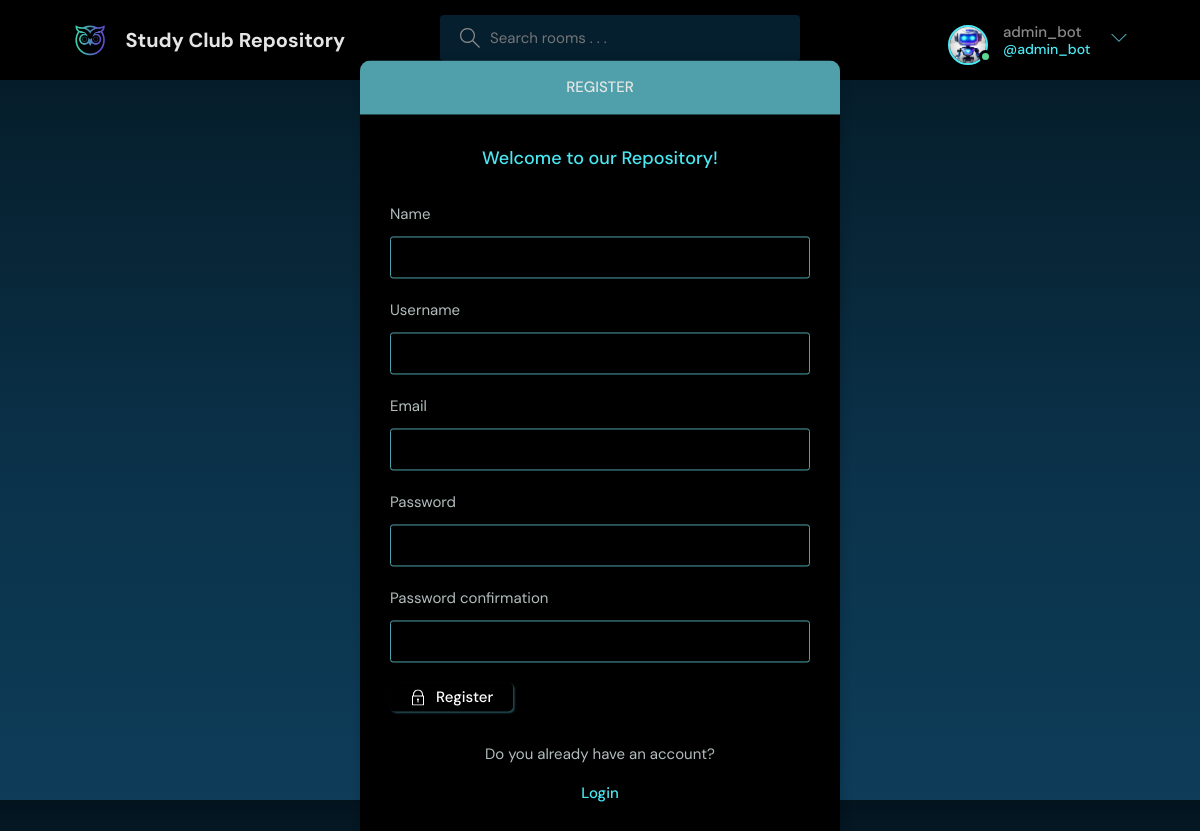
The page /register/ (signed in) on the database its author committed.
### base/models.py (models this page shows)
class User(AbstractUser):
    name = models.CharField(max_length=200, null=True)
    email = models.EmailField(unique=True, null=True)
    bio = models.TextField(null=True)
    avatar = models.ImageField(null=True, default="blue.jpg")
    USERNAME_FIELD = 'email'
    REQUIRED_FIELDS = []

### base/views.py (the view, shortened to what this page needs)
# urls.py: path('register/', views.registerPage, name = "register"),
def registerPage(request):
    form = MyUserCreationForm()
    return render(request, 'base/login_register.html', {'form' : form})

### base/forms.py
class MyUserCreationForm(UserCreationForm):
    class Meta:
        model = User
        fields = ['name', 'username', 'email', 'password1', 'password2']

### base/templates/base/login_register.html (shortened to what this page needs)
{%  extends 'main.html' %}
{% block content %}
<main class="auth layout">
  {% if page == 'login' %}
  <div class="container">
    <div class="layout__box">
      <div class="layout__boxHeader">
        <div class="layout__boxTitle">
          <h3>Login</h3>
        </div>
      </div>
      <div class="layout__body">
        <h2 class="auth__tagline">Welcome to our Repository !</h2>
        <form class="form" action="" method="POST">
          {% csrf_token %}
          <div class="form__group form__group">
            <label for="room_name">Email</label>
            <input id="username" name="email" type="text" placeholder="Enter email . . ." />
          </div>
          <div class="form__group">
            <label for="password">Password</label>
            <input
              id="password"
              name="password"
              type="password"
              placeholder="&bull;&bull;&bull;&bull;&bull;&bull;&bull;&bull;"
            />
          </div>
          <button class="btn btn--main" type="submit">
            <svg
              version="1.1"
              xmlns="http://www.w3.org/2000/svg"
              width="32"
              height="32"
              viewBox="0 0 32 32"
            >
              <title>lock</title>
              <path
                d="M27 12h-1v-2c0-5.514-4.486-10-10-10s-10 4.486-10 10v2h-1c-0.553 0-1 0.447-1 1v18c0 0.553 0.447 1 1 1h22c0.553 0 1-0.447 1-1v-18c0-0.553-0.447-1-1-1zM8 10c0-4.411 3.589-8 8-8s8 3.589 8 8v2h-16v-2zM26 30h-20v-16h20v16z"
              ></path>
              <path
                d="M15 21.694v4.306h2v-4.306c0.587-0.348 1-0.961 1-1.694 0-1.105-0.895-2-2-2s-2 0.895-2 2c0 0.732 0.413 1.345 1 1.694z"
              ></path>
            </svg>
            Login
          </button>
        </form>
        <div class="auth__action">
          <p>Don't you have an account yet?</p>
          <a href="{% url 'register' %}" class="btn btn--link">Create one</a>
        </div>
      </div>
    </div>
  </div>
  {% else %}
  <div class="container">
    <div class="layout__box">
      <div class="layout__boxHeader">
        <div class="layout__boxTitle">
          <h3>Register</h3>
        </div>
      </div>
      <div class="layout__body">
        <h2 class="auth__tagline">Welcome to our Repository!</h2>
        <form class="form" action="" method="POST">
          {% for field in form %}
          <div class="form__group form__group">
            <label for="room_name">{{field.label}}</label>
            {{field}}
          </div>
          {% endfor %}
          <button class="btn btn--main" type="submit">
            Register
          </button>
        </form>
        <div class="auth__action">
          <p>Do you already have an account?</p>
          <a href="{% url 'login' %}" class="btn btn--link">Login</a>
        </div>
      </div>
    </div>
  </div>
  {% endif %}
</main>
{% endblock content%}

### templates/navbar.html (shortened to what this page needs)
{% load static %}
<header class="header header--loggedIn">
    <div class="container">
      <a href="{% url 'home' %}" class="header__logo">
        <img src="{% static 'images/logo.png' %}" />
        <h1 class="shadoww">Study Club Repository</h1>
      </a>
      <form class="header__search" method="GET" action= "{% url 'home' %}">
        <label>
          <input type="text" name="q" placeholder="Search rooms . . .">
        </label>
      </form>
      <nav class="header__menu">
        {% if request.user.is_authenticated %}
        <div class="header__user">
          <a href="{% url 'user-profile' user.id%}">
            <div class="avatar avatar--medium active">
              <img src="{{request.user.avatar.url}}" />
            </div>
            <p>{{request.user.username}}<span>@{{request.user.username}}</span></p>
          </a>
          <button class="dropdown-button">
            <svg version="1.1" xmlns="http://www.w3.org/2000/svg" width="32" height="32" viewBox="0 0 32 32">
              <title>chevron-down</title>
              <path d="M16 21l-13-13h-3l16 16 16-16h-3l-13 13z"></path>
            </svg>
          </button>
        </div>
        {% else %}
        <a href="{% url 'login' %}">
          <img src="{% static 'images/Logout.png' %}" />
          <p>Login</p>
        </a>
        {% endif %}
      </nav>
    </div>
  </header>

### rows shown on the page
User: user.avatar (picture), user.username "admin_bot"

### other values the page prints
{{ field.label }} "Name" "Username" "Email" "Password" "Password confirmation"
